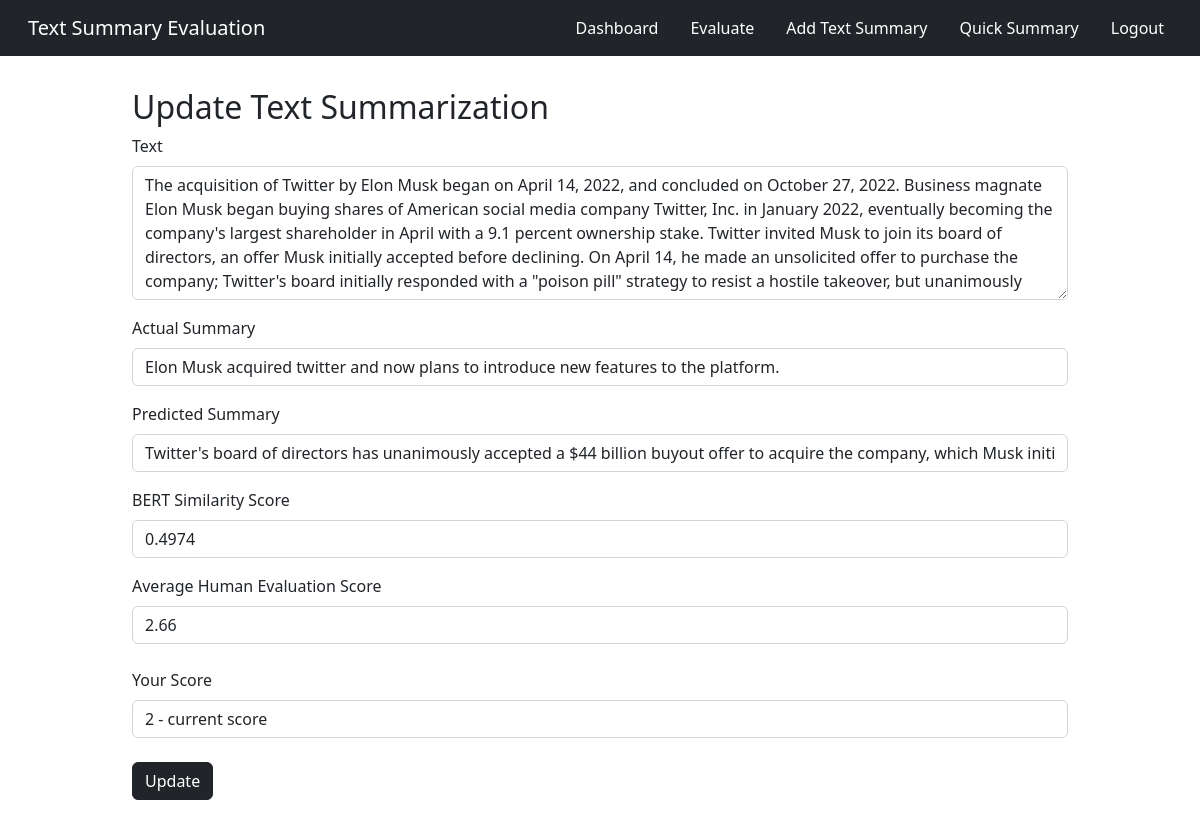
Page /textsum/update/16 (signed in) on the earlier database version.
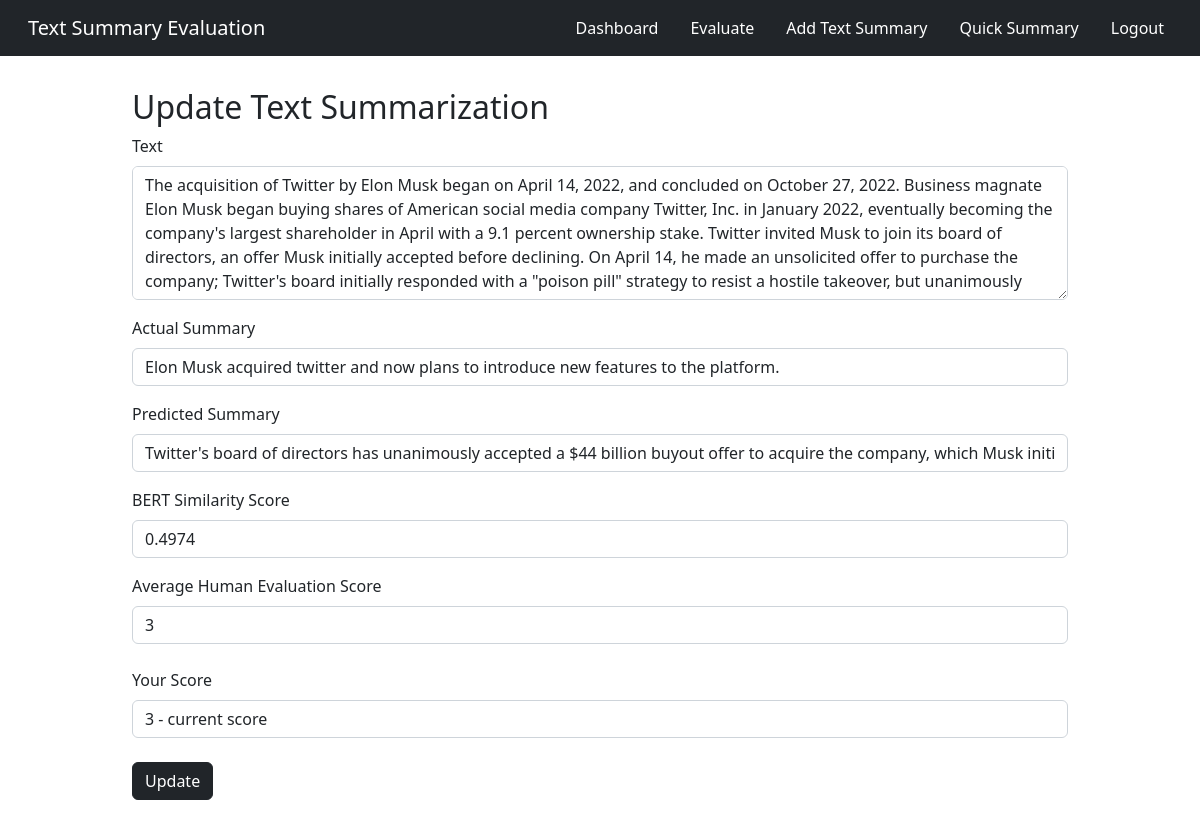
Same page on the later database version.
### app.py (models this page shows, shortened)
class TextSum(db.Model):
    sno = db.Column(db.Integer, primary_key=True)
    text = db.Column(db.String(10000), nullable=False)
    predicted_summary = db.Column(db.String(1000), nullable=False)
    actual_summary = db.Column(db.String(1000), nullable=False)
    cos_sim_score = db.Column(db.Float, nullable=True)
    human_score = db.Column(db.Float, nullable=True)
    date_created = db.Column(db.DateTime, default=datetime.utcnow)

### app.py (the view, shortened to what this page needs)
@app.route('/textsum/update/<int:sno>',  methods=['GET', 'POST'])
@login_required
def update(sno):
    textsum = TextSum.query.filter_by(sno=sno).first()
    score = Score.query.filter_by(textsum_sno=sno, user_id=current_user.id).first()
    user_score = None
    if score:
        user_score = int(score.score)
    return render_template('update.html', textsum=textsum, user_score=user_score)

### app.py (called while the page is built)
@login_manager.user_loader
def load_user(user_id):
    return User.get(user_id)

    def get(id):
        return User.query.filter_by(id=id).first()

### templates/update.html (shortened to what this page needs)
<!doctype html>
<html lang="en">
<head>
    <link href="https://cdn.jsdelivr.net/npm/bootstrap@5.2.1/dist/css/bootstrap.min.css" rel="stylesheet"
>
</head>
<body>
{% extends 'base2.html' %}
{% block body %}
    <div class="container">
        <h2>Update Text Summarization</h2>
        <form class="form" action="/textsum/update/{{textsum.sno}}" method="POST">
            <div class="mb-3">
                <label for="text" class="form-label">Text</label>
                <textarea id="textarea1" class="form-control" rows="5" name="text">{{textsum.text}}</textarea>
            </div>
            <div class="mb-3">
                <label for="actual_summary" class="form-label">Actual Summary</label>
                <input type="text" class="form-control" name="actual_summary" value="{{textsum.actual_summary}}">
            </div>
            <div class="mb-3">
                <label for="predicted_summary" class="form-label">Predicted Summary</label>
                <input type="text" class="form-control" name="predicted_summary" value="{{textsum.predicted_summary}}" readonly>
            </div>
            <div class="mb-3">
                <label for="cos_sim_score" class="form-label">BERT Similarity Score</label>
                <input type="number" class="form-control" name="cos_sim_score" value="{{textsum.cos_sim_score}}" readonly>
            </div>
            <div class="mb-4">
                <label for="human_score" class="form-label">Average Human Evaluation Score</label>
                <input type="number" class="form-control" name="human_score" value="{{textsum.human_score}}" readonly>
            </div>
            <div class="mb-4">
                <label for="user_score" class="form-label">Your Score</label>
                <select class="form-control" name="user_score">
                    <option value="{{user_score}}">{{user_score}} - current score</option>
                </select>
            </div>
            <button type="submit" class="btn btn-dark">Update</button>
        </form>
    </div>
{% endblock body %}

Differences in the rows shown:
changed TextSum: human_score "2.66" → "3"
Other differences:
form field user_score: "2 - current score" → "3 - current score"
